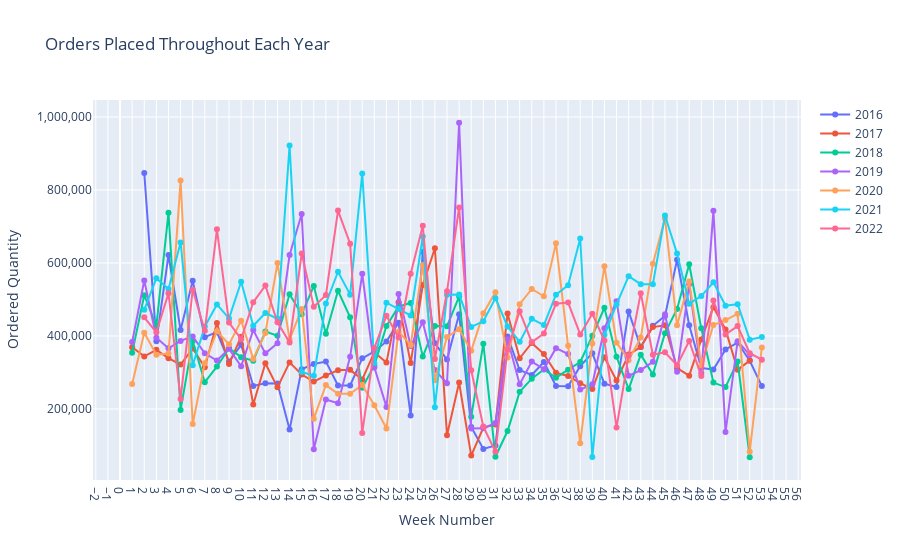

Here is the notebook cell this chart was saved with:
### Code cell
df = pd.DataFrame(data_2016_2022)

# Group by Year and Week Number, then sum Ordered Quantity
grouped = df.groupby([ 'Week Number','Year'])['Ordered Quantity'].sum().unstack(level=1)
# week = df.groupby(['Week Number'])['Ordered Quantity'].sum().unstack()

# Plotting with Plotly
fig = go.Figure()

for year in grouped.columns:
    fig.add_trace(go.Scatter(x=grouped.index, y=grouped[year], mode='lines+markers', name=str(year)))

fig.update_layout(
    title='Orders Placed Throughout Each Year',
    xaxis_title='Week Number',
    yaxis_title='Ordered Quantity',
    xaxis=dict(tickmode='linear', tick0=1, dtick=1),  # Display ticks for each week number
    yaxis=dict(tickformat=','),)

fig.show()
